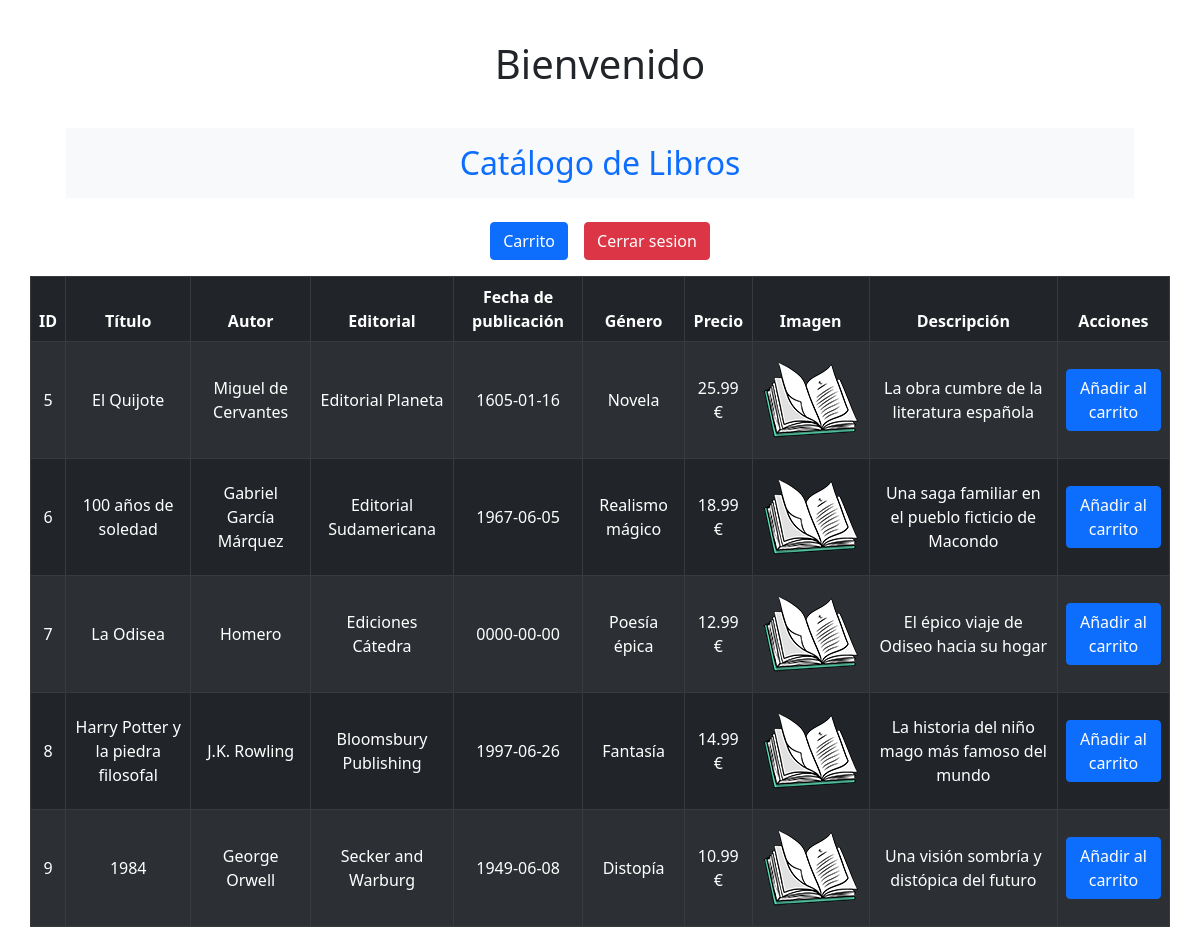
/php/index.php, run on the app's committed database.
### tables this page shows
CREATE TABLE `libro` (
  `id` int(11) NOT NULL,
  `titulo` varchar(255) NOT NULL,
  `autor` varchar(255) NOT NULL,
  `editorial` varchar(255) NOT NULL,
  `fecha_publicacion` date NOT NULL,
  `genero` varchar(255) NOT NULL,
  `precio` decimal(10,2) NOT NULL,
  `imagen` varchar(255) NOT NULL,
  `descripcion` text NOT NULL
);

### php/ControlIndex.php (the view, shortened to what this page needs)
<?php
function mostrarCatalogo(){
    $con = conexionBd();
    $sql="SELECT * FROM libro";
    $resultado = mysqli_query($con, $sql);
    if (mysqli_num_rows($resultado) > 0) {
        echo "<table class='table table-dark table-striped text-center align-middle table-bordered rounded'>";
        echo "<thead><tr><th>ID</th><th>Título</th><th>Autor</th><th>Editorial</th><th>Fecha de publicación</th><th>Género</th><th>Precio</th><th>Imagen</th><th>Descripción</th><th>Acciones</th></tr></thead>";
        echo "<tbody>";
        while ($fila = mysqli_fetch_assoc($resultado)) {
            echo "<tr>";
            echo "<td>" . $fila['id'] . "</td>";
            echo "<td>" . $fila['titulo'] . "</td>";
            echo "<td>" . $fila['autor'] . "</td>";
            echo "<td>" . $fila['editorial'] . "</td>";
            echo "<td>" . $fila['fecha_publicacion'] . "</td>";
            echo "<td>" . $fila['genero'] . "</td>";
            echo "<td>" . $fila['precio'] . " €"."</td>";
            echo "<td><img src=" ."../img/" . $fila['imagen'] . ".png" ."></td>";
            echo "<td>" . $fila['descripcion'] . "</td>";
            echo "<td><form method='post' action=''>";
            echo "<button class='btn btn-primary' name='aniadirAcarrito'>Añadir al carrito</button>";
            echo "</form></td>";
            echo "</tr>";
        }
        echo "</tbody></table>";
    } else {
        echo "<p class='alert alert-warning text-center'>No se encontraron resultados</p>";
    }
}
?>

### php/index.php (shortened to what this page needs)
<?php
include 'Controlindex.php';
?>
<!DOCTYPE html>
<html>
    <head>
        <link rel="stylesheet" href="../css/bootstrap.min.css">
    </head>
    <body>
        <div class="container">
            <h1 class="text-center m-4 p-3">Bienvenido<?php echo " " . $_SESSION['nombre']; ?></h1>
            <h2 class="text-center text-primary bg-light m-4 p-3">Catálogo de Libros</h2>
            <div class="d-flex justify-content-center mb-3">
                <a  class="btn btn-primary me-3" href="carrito.php">Carrito</a>
                <form action='../login.php'>
                <input type="submit" name="sesionDestroy" value="Cerrar sesion" class="btn btn-danger"/>
            </form>
            </div>
                <div class="row">
            <?php mostrarCatalogo(); ?>
                </div>
        </div>
    </body>
</html>

### data on the page
libro: id "5", titulo "El Quijote", autor "Miguel de Cervantes", editorial "Editorial Planeta", fecha_publicacion "1605-01-16", genero "Novela", precio "25.99", imagen (picture), descripcion "La obra cumbre de la literatura española"
libro: id "6", titulo "100 años de soledad", autor "Gabriel García Márquez", editorial "Editorial Sudamericana", fecha_publicacion "1967-06-05", genero "Realismo mágico", precio "18.99", imagen (picture), descripcion "Una saga familiar en el pueblo ficticio de Macondo"
libro: id "7", titulo "La Odisea", autor "Homero", editorial "Ediciones Cátedra", fecha_publicacion "0000-00-00", genero "Poesía épica", precio "12.99", imagen (picture), descripcion "El épico viaje de Odiseo hacia su hogar"
libro: id "8", titulo "Harry Potter y la piedra filosofal", autor "J.K. Rowling", editorial "Bloomsbury Publishing", fecha_publicacion "1997-06-26", genero "Fantasía", precio "14.99", imagen (picture), descripcion "La historia del niño mago más famoso del mundo"
libro: id "9", titulo "1984", autor "George Orwell", editorial "Secker and Warburg", fecha_publicacion "1949-06-08", genero "Distopía", precio "10.99", imagen (picture), descripcion "Una visión sombría y distópica del futuro"
